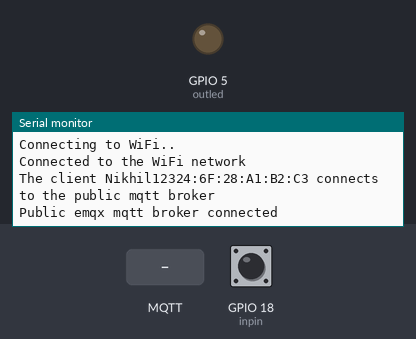
Simulated run of this sketch. Board: ESP32. Shown: output pins drawn as LEDs (lit = HIGH), the last lines printed to the serial monitor. Inputs (shaded band) come from the test bench; at power-on: GPIO 18 (inpin) HIGH. WiFi joins after 1.5 s; servers stay silent unless stated; no MQTT or app messages arrive unless stated.

Above: at 2.8 s.
2.9 s: MQTT message "1" arrives on the first subscribed topic
At 5.8 s:
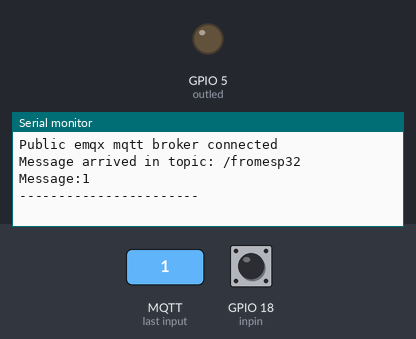
6.1 s: MQTT message "on" arrives on the first subscribed topic
At 8.8 s:
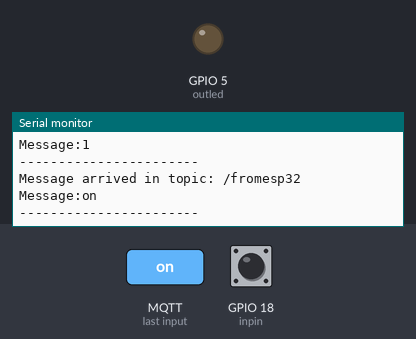
9.1 s: MQTT message "off" arrives on the first subscribed topic
At 11.6 s:
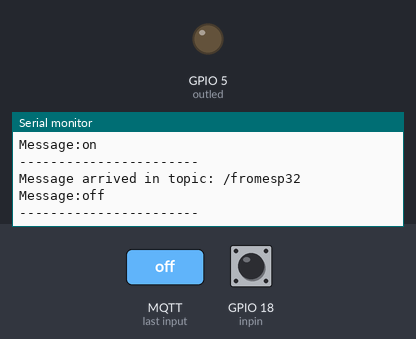

The sketch:

yellow_alert.ino
```cpp
#include <WiFi.h>
#include <PubSubClient.h>

// WiFi
const char *ssid = "OnePlus KJS"; // Enter your WiFi name
const char *password = "kexo1234";  // Enter WiFi password

// MQTT Broker
const char *mqtt_broker = "broker.emqx.io";
const char *topic = "/fromesp32";
const char *mqtt_username = "";
const char *mqtt_password = "";
const int mqtt_port = 1883;

WiFiClient espClient;
PubSubClient client(espClient);

int outled = 5;
int inpin = 18;
String var;

void setup() {
  // put your setup code here, to run once:
  pinMode(outled, OUTPUT);
  pinMode(inpin,INPUT_PULLUP);
  //pinMode(13, OUTPUT);
  Serial.begin(9600);

   WiFi.begin(ssid, password);
 while (WiFi.status() != WL_CONNECTED) {
     delay(500);
     Serial.println("Connecting to WiFi..");
 }
 Serial.println("Connected to the WiFi network");
 //connecting to a mqtt broker
 client.setServer(mqtt_broker, mqtt_port);
 client.setCallback(callback);
 while (!client.connected()) {
     String client_id = "Nikhil123";
     client_id += String(WiFi.macAddress());
     Serial.printf("The client %s connects to the public mqtt broker\n", client_id.c_str());
     if (client.connect(client_id.c_str(), mqtt_username, mqtt_password)) {
         Serial.println("Public emqx mqtt broker connected");
     } else {
         Serial.print("failed with state ");
         Serial.print(client.state());
         delay(2000);
     }
 }
 // publish and subscribe

 }

void callback(char *topic, byte *payload, unsigned int length)
{
 Serial.print("Message arrived in topic: ");
 Serial.println(topic);
 Serial.print("Message:");
 for (int i = 0; i < length; i++) {
     Serial.print((char) payload[i]);
 }
 Serial.println();
 Serial.println("-----------------------");
}

void loop() {
  // put your main code here, to run repeatedly:
  client.loop();
   if (digitalRead(inpin)== LOW)
  {

    client.publish(topic,"1,15.389953253735953,73.87941167306266,Water ALert ON");
    //client.publish(topic,"");
    client.subscribe(topic);
  }
  else
  {
    client.publish(topic,"0,15.389953253735953,73.87941167306266,All is well");
    client.subscribe(topic);
  }
 delay(3000);
}
```

Measured:
- after the input at 2.9 s, the serial monitor: prints a new line after 1.7 s (image 1)
- after the input at 6.1 s, the serial monitor: prints a new line after 1.5 s (image 2)
- after the input at 9.1 s, the serial monitor: prints a new line after 1.5 s (image 3)
